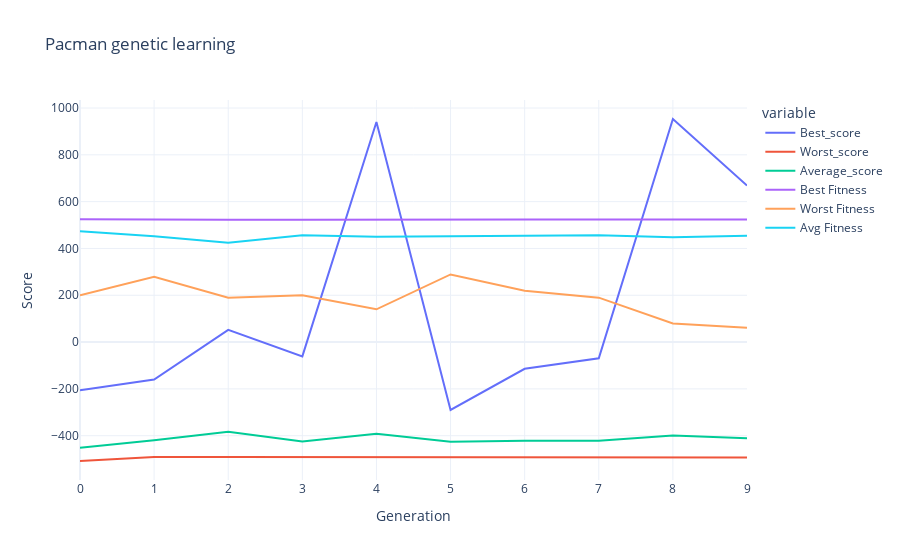

Notebook cell for this chart:
### Code cell
fig = px.line(results, x='Generation', y=['Best_score', 'Worst_score', 'Average_score', 'Best Fitness', 'Worst Fitness', 'Avg Fitness'], title='Pacman genetic learning',
                  labels=dict(value = 'Score'), template='plotly_white')
fig.show()

### Figure 1 — Plotly figure (JSON) as saved in the notebook; plotly's stock layout.template omitted (floating-point values rounded to 4 significant figures)
{"data": [{"hovertemplate": "variable=Best_score<br>Generation=%{x}<br>Score=%{y}<extra></extra>", "legendgroup": "Best_score", "line": {"color": "#636efa", "dash": "solid"}, "mode": "lines", "name": "Best_score", "orientation": "v", "showlegend": true, "type": "scatter", "x": [0, 1, 2, 3, 4, 5, 6, 7, 8, 9], "xaxis": "x", "y": [-206, -160, 52, -61, 940, -290, -114, -69, 953, 669], "yaxis": "y"}, {"hovertemplate": "variable=Worst_score<br>Generation=%{x}<br>Score=%{y}<extra></extra>", "legendgroup": "Worst_score", "line": {"color": "#EF553B", "dash": "solid"}, "mode": "lines", "name": "Worst_score", "orientation": "v", "showlegend": true, "type": "scatter", "x": [0, 1, 2, 3, 4, 5, 6, 7, 8, 9], "xaxis": "x", "y": [-508, -491, -491, -491, -493, -493, -493, -493, -493, -493], "yaxis": "y"}, {"hovertemplate": "variable=Average_score<br>Generation=%{x}<br>Score=%{y}<extra></extra>", "legendgroup": "Average_score", "line": {"color": "#00cc96", "dash": "solid"}, "mode": "lines", "name": "Average_score", "orientation": "v", "showlegend": true, "type": "scatter", "x": [0, 1, 2, 3, 4, 5, 6, 7, 8, 9], "xaxis": "x", "y": [-451.5, -418.9, -382.9, -425.0, -391.6, -426.0, -421.6, -421.2, -398.9, -410.4], "yaxis": "y"}, {"hovertemplate": "variable=Best Fitness<br>Generation=%{x}<br>Score=%{y}<extra></extra>", "legendgroup": "Best Fitness", "line": {"color": "#ab63fa", "dash": "solid"}, "mode": "lines", "name": "Best Fitness", "orientation": "v", "showlegend": true, "type": "scatter", "x": [0, 1, 2, 3, 4, 5, 6, 7, 8, 9], "xaxis": "x", "y": [524.2, 522.1, 522.1, 522.1, 523.7, 523.7, 523.7, 523.7, 523.7, 523.7], "yaxis": "y"}, {"hovertemplate": "variable=Worst Fitness<br>Generation=%{x}<br>Score=%{y}<extra></extra>", "legendgroup": "Worst Fitness", "line": {"color": "#FFA15A", "dash": "solid"}, "mode": "lines", "name": "Worst Fitness", "orientation": "v", "showlegend": true, "type": "scatter", "x": [0, 1, 2, 3, 4, 5, 6, 7, 8, 9], "xaxis": "x", "y": [199.7, 279.3, 189.6, 199.9, 139.9, 289.0, 219.3, 189.9, 79.78, 60.93], "yaxis": "y"}, {"hovertemplate": "variable=Avg Fitness<br>Generation=%{x}<br>Score=%{y}<extra></extra>", "legendgroup": "Avg Fitness", "line": {"color": "#19d3f3", "dash": "solid"}, "mode": "lines", "name": "Avg Fitness", "orientation": "v", "showlegend": true, "type": "scatter", "x": [0, 1, 2, 3, 4, 5, 6, 7, 8, 9], "xaxis": "x", "y": [474.0, 452.5, 424.9, 455.9, 449.9, 452.9, 452.6, 456.8, 448.2, 453.8], "yaxis": "y"}], "layout": {"legend": {"title": {"text": "variable"}, "tracegroupgap": 0}, "title": {"text": "Pacman genetic learning"}, "xaxis": {"anchor": "y", "domain": [0, 1], "title": {"text": "Generation"}}, "yaxis": {"anchor": "x", "domain": [0, 1], "title": {"text": "Score"}}}}
